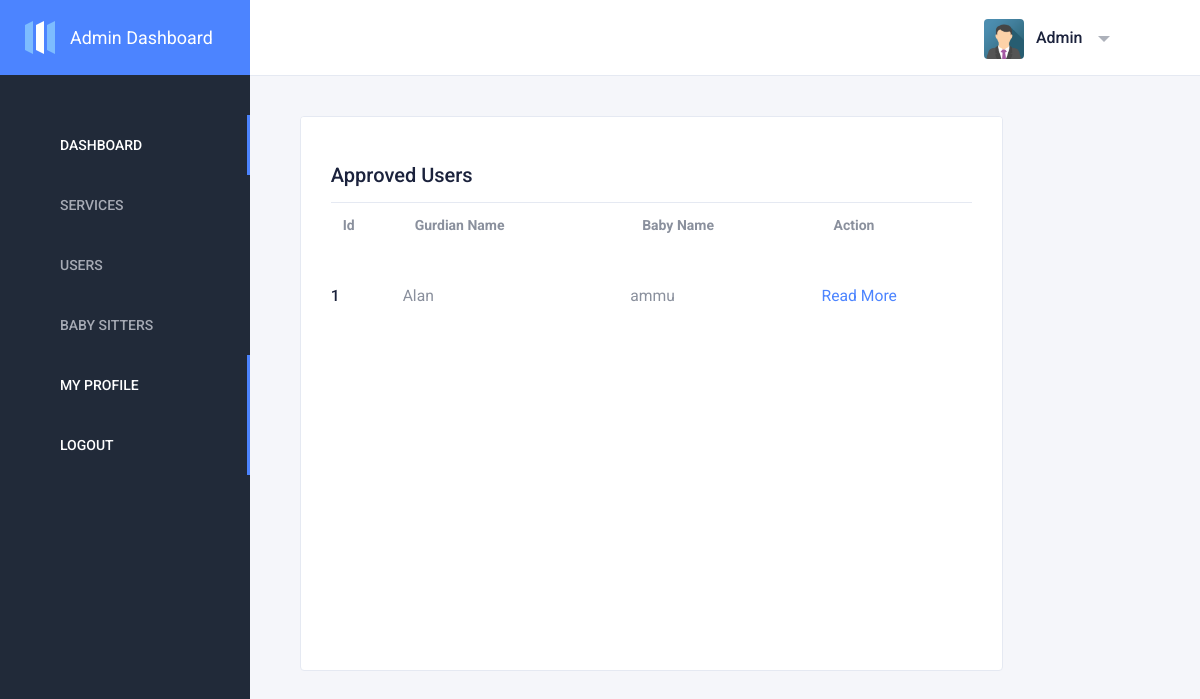
/sleek-main/theme/ausers.php (signed in), run on the app's committed database.
### tables this page shows
CREATE TABLE IF NOT EXISTS `tbl_registration` (
  `baby_id` int(10) NOT NULL,
  `g_name` varchar(30) NOT NULL,
  `g_phno` varchar(12) NOT NULL,
  `g_aphno` varchar(12) NOT NULL,
  `g_mailid` varchar(50) NOT NULL,
  `baby_name` varchar(30) NOT NULL,
  `b_dob` date NOT NULL,
  `b_gender` varchar(10) NOT NULL,
  `h_name` varchar(30) NOT NULL,
  `s_name` varchar(30) NOT NULL,
  `zipcode` varchar(10) NOT NULL,
  `city` varchar(30) NOT NULL,
  `state` varchar(30) NOT NULL,
  `country` varchar(30) NOT NULL,
  PRIMARY KEY (`baby_id`)
);

### sleek-main/theme/ausers.php (the view, shortened to what this page needs)
<!DOCTYPE html>
<html lang="en" dir="ltr">
  <head>
    <link href="https://cdn.materialdesignicons.com/4.4.95/css/materialdesignicons.min.css" rel="stylesheet" />
    <link href="assets/plugins/simplebar/simplebar.css" rel="stylesheet" />
    <link href="assets/plugins/nprogress/nprogress.css" rel="stylesheet" />
    <link href='assets/plugins/jvectormap/jquery-jvectormap-2.0.3.css' rel='stylesheet'>
    <link href='assets/plugins/daterangepicker/daterangepicker.css' rel='stylesheet'>
    <link href='assets/plugins/toastr/toastr.min.css' rel='stylesheet'>
    <link id="sleek-css" rel="stylesheet" href="assets/css/sleek.css" />
  </head>
  <body class="header-fixed sidebar-fixed sidebar-dark header-light" id="body">
    <div class="wrapper">
         <aside class="left-sidebar bg-sidebar">
          <div id="sidebar" class="sidebar sidebar-with-footer">
            <div class="app-brand">
              <a href="index.php" title="Sleek Dashboard">
                <svg
                  class="brand-icon"
                  xmlns="http://www.w3.org/2000/svg"
                  preserveAspectRatio="xMidYMid"
                  width="30"
                  height="33"
                  viewBox="0 0 30 33">
                  <g fill="none" fill-rule="evenodd">
                    <path class="logo-fill-blue" fill="#7DBCFF" d="M0 4v25l8 4V0zM22 4v25l8 4V0z" />
                    <path class="logo-fill-white" fill="#FFF" d="M11 4v25l8 4V0z" />
                  </g>
                </svg>
                <span class="brand-name text-truncate">Admin Dashboard</span>
              </a>
            </div>
            <div class="" data-simplebar style="height: 100%;">
              <ul class="nav sidebar-inner" id="sidebar-menu">
                <li class="has-sub active expand">
                  <a class="sidenav-item-link" href="index.php"
                    >
                    <span class="nav-text">Dashboard</span>
                  </a>
                </li>
                 <li class="has-sub ">
                  <a class="sidenav-item-link" href="javascript:void(0)" data-toggle="collapse" data-target="#app"
                    aria-expanded="false" aria-controls="app">
                    <span class="nav-text">Services</span> <b class="caret"></b>
                  </a>
                </li>
                <li class="has-sub ">
                  <a class="sidenav-item-link" href="javascript:void(0)" data-toggle="collapse" data-target="#app"
                    aria-expanded="false" aria-controls="app">
                    <span class="nav-text">Users</span> <b class="caret"></b>
                  </a>
                </li>
                <li class="has-sub ">
                  <a class="sidenav-item-link" href="javascript:void(0)" data-toggle="collapse" data-target="#components"
                    aria-expanded="false" aria-controls="components">
                    <span class="nav-text">Baby Sitters</span> <b class="caret"></b>
                  </a>
                </li>
         <li class="has-sub active expand">
                  <a class="sidenav-item-link" href="profile.php"
                    >
                    <span class="nav-text">My profile</span>
                  </a>
                </li>
        <li class="has-sub active expand">
                  <a class="sidenav-item-link" href="logout.php"
                    >
                    <span class="nav-text">Logout</span>
                  </a>
                </li>
              </ul>
            </div>
          </div>
        </aside>
        <div class="page-wrapper">
          <header class="main-header " id="header">
            <nav class="navbar navbar-static-top navbar-expand-lg">
              <div class="navbar-right ">
                <ul class="nav navbar-nav">
                  <li class="dropdown user-menu">
                    <button href="#" class="dropdown-toggle nav-link" data-toggle="dropdown">
                      <img src="../../profile_pic/img_avatar.png" class="user-image" alt="User Image" />
                      <span class="d-none d-lg-inline-block">Admin</span>
                    </button>
                  </li>
                </ul>
              </div>
            </nav>
          </header>
          <div class="content-wrapper">
            <div class="content">
		<div class="row">
			<div class="col-xl-10">
                  <div class="card card-table-border-none">
                    <div class="card-header justify-content-between ">
                      <h2>Approved Users</h2>
                    </div>
                    <div class="card-body pt-0" data-simplebar style="height: 468px;">
                      <table class="table ">
                        <tbody>
						<tr><th>Id</th><th>Gurdian Name</th><th>Baby Name</th><th>Action</th></tr>
						<?php
               $result = mysql_query("SELECT * FROM tbl_registration,tbl_login where
        tbl_registration.g_mailid=tbl_login.username and tbl_login.sts='1'");
              while($row = mysql_fetch_array($result))
              {
?>
                          <tr>
						  <td ><?php echo $row['baby_id'];?></td>
              <td ><?php echo $row['g_name'];?></td>
              <td ><?php echo $row['baby_name'];?></td>
							<td > <a href="details1.php?id=<?php echo $row['baby_id'];?>">Read More</a> </td>
                          </tr>
                         <?php
			  }
?>
                        </tbody>
                      </table>
                    </div>
                  </div>
			</div>
		</div>
</div>
      </div>
    </div>
    </div>
  <link href="assets/options/optionswitch.css" rel="stylesheet">
</body>
</html>

### data on the page
tbl_registration: baby_id "1", g_name "Alan", baby_name "ammu"
